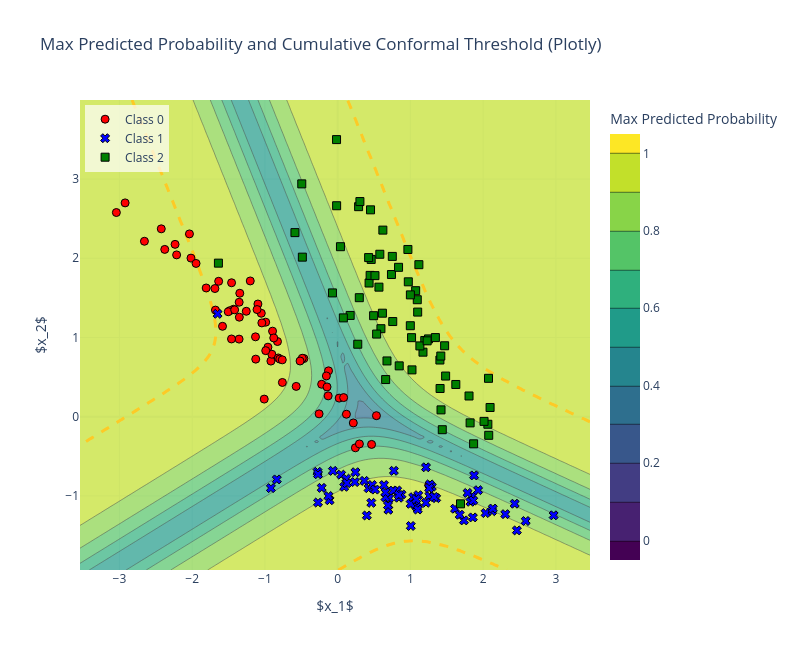

The notebook cell this image was saved under:
### Code cell
import plotly.graph_objs as go

# Create a grid for visualization
x1_min, x1_max = X_data[:, 0].min() - 0.5, X_data[:, 0].max() + 0.5
x2_min, x2_max = X_data[:, 1].min() - 0.5, X_data[:, 1].max() + 0.5
xx1, xx2 = jnp.meshgrid(
    jnp.linspace(x1_min, x1_max, 100), jnp.linspace(x2_min, x2_max, 100)
)
X_grid = jnp.c_[xx1.ravel(), xx2.ravel()]

# Predict probabilities for all classes on the grid
prob_grid_all_classes = classifier.predict_proba(np.array(X_grid))
max_prob_grid = jnp.max(prob_grid_all_classes, axis=1).reshape(xx1.shape)

# Plotly contour for max predicted probability
surface = go.Contour(
    x=jnp.linspace(x1_min, x1_max, 100),
    y=jnp.linspace(x2_min, x2_max, 100),
    z=max_prob_grid,
    colorscale="Viridis",
    opacity=0.7,
    colorbar=dict(title="Max Predicted Probability"),
    contours=dict(start=0, end=1, size=0.1, coloring="fill"),
    showscale=True,
)

# Add a contour line for the conformal quantile threshold (for the most likely class)
threshold_contour = go.Contour(
    x=jnp.linspace(x1_min, x1_max, 100),
    y=jnp.linspace(x2_min, x2_max, 100),
    z=max_prob_grid,
    contours=dict(
        coloring="lines",
        showlines=True,
        start=conformal_quantile_cumulative.item(),
        end=conformal_quantile_cumulative.item(),
        size=0.01,
    ),
    line=dict(color="white", width=3, dash="dash"),
    showscale=False,
    name="Conformal Threshold",
)

# Plot training data points by class
scatter_traces = []
colors = ["red", "blue", "green"]
symbols = ["circle", "x", "square"]
for k in range(num_classes):
    scatter_traces.append(
        go.Scatter(
            x=np.array(X_data[y_data == k, 0]),
            y=np.array(X_data[y_data == k, 1]),
            mode="markers",
            marker=dict(
                color=colors[k],
                symbol=symbols[k],
                size=8,
                line=dict(width=1, color="black"),
            ),
            name=f"Class {k}",
        )
    )

layout = go.Layout(
    title="Max Predicted Probability and Cumulative Conformal Threshold (Plotly)",
    xaxis=dict(title="$x_1$"),
    yaxis=dict(title="$x_2$"),
    legend=dict(x=0.01, y=0.99, bgcolor="rgba(255,255,255,0.7)"),
    width=800,
    height=650,
    template="plotly_white",
)

fig = go.Figure(data=[surface, threshold_contour] + scatter_traces, layout=layout)
fig.show()
